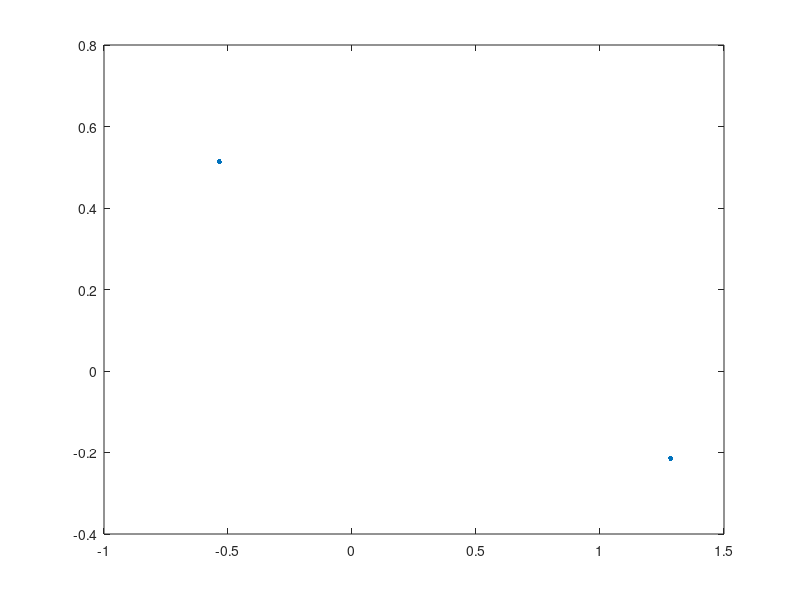

This figure's MATLAB source: (Note: this script raises an error after producing the figure.)
%% Script to test LyapQR
clear;
clc;

%% Henon Map

Henon =@(x,p)[1-p(1,:).*x(1,:)^2+x(2,:);
             p(2,:).*x(1,:)];

%% Iterate map for expected period-2 solution
x0 = [1;1];
p = [0.8;0.4];
N = 1000;

tn = linspace(1,N,N);
xn = NaN(size(x0,1),size(tn,2));
xn(:,1) = x0;

for ti = tn(1:N)
    xi = Henon(xn(:,ti),p);
    xn(:,ti+1) = xi;
end

plot(xn(1,end-10:end),xn(2,end-10:end),'.','Markersize',12);

%% Calculate Lyapunov exponents
[lambda,Rdiag,x,~] = LyapQR_new(@(x)Henon(x,p),x0,N);

disp(exp(2*lambda))

%% Check time-2 map 
M2 =@(x)Henon(Henon(x,p),p);

J = MyJacobian(M2,xn(:,end),1e-6);

[V,D] = eigs(J);

disp(abs(diag(D)))

%% Change to alpha = 1.4 & beta = 0.3
x0 = [1;1];
p = [1.4;0.3];
N = 1000;

tn = linspace(1,N,N);
xn = NaN(size(x0,1),size(tn,2));
xn(:,1) = x0;

for ti = tn(1:N)
    xi = Henon(xn(:,ti),p);
    xn(:,ti+1) = xi;
end

plot(xn(1,100:end),xn(2,100:end),'.');

%% Calculate Lyapunov exponents
[lambda,Rdiag,x,~] = LyapQR_new(@(x)Henon(x,p),x0,N);

disp(lambda)